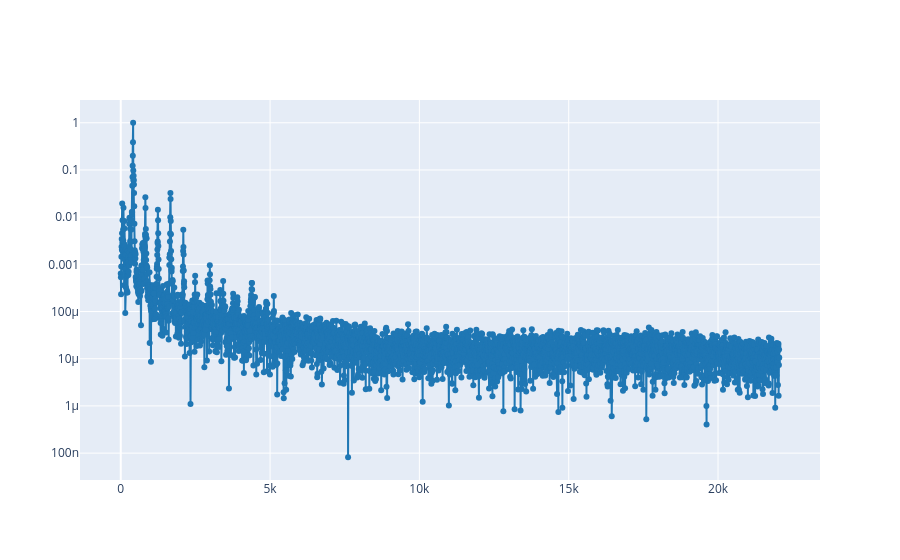

Here is the notebook cell this chart was saved with:
### Markdown cell above
1.2. Select a time where almost all harmonics are present and plot the spectrum at that time.

### Code cell
# Write the code here
plot_spectrum_at(ff, tt, S, 0.31608)

### Figure 1 — Plotly figure (JSON) as saved in the notebook; plotly's stock layout.template omitted (floating-point values rounded to 4 significant figures; data arrays with more than 128 entries replaced by an {"elided": "..."} marker saying what was removed)
{"data": [{"line": {"color": "#1f77b4", "shape": "linear"}, "mode": "lines+markers", "type": "scatter", "x": {"elided": "4097 float values"}, "y": {"elided": "4097 float values"}}], "layout": {"yaxis": {"type": "log"}}}
